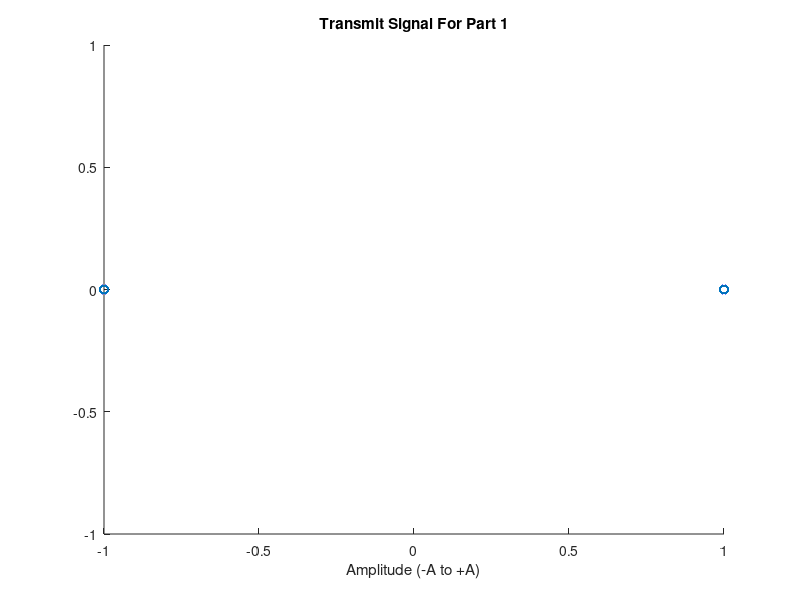
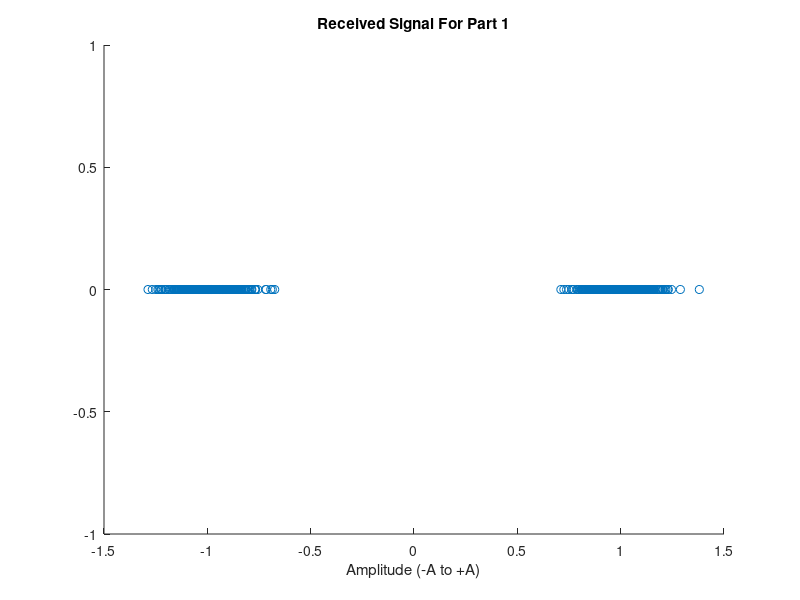
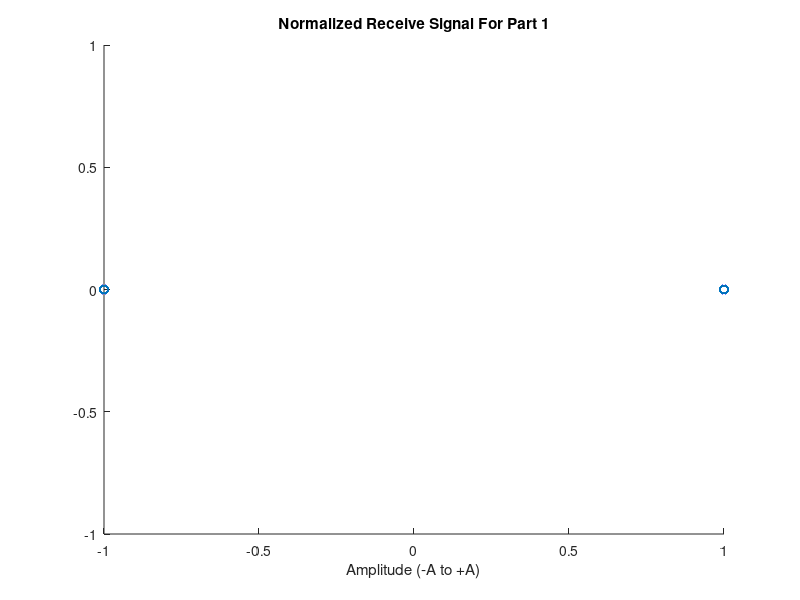

Write MATLAB code to recreate these figures, in order. (Note: this script raises an error after producing the figures.)
%%------------------------------------------------------------------------------
% Name        : EE321_Project_4.m
% Author(s)   : Kyle Bielby, Chris Lloyd, Stephen Epp, Philip Hubbe
% Class       : EE321 (Project 4)
% Due Date    : 2020-11-13
% Description : Data Classification using Matlab
% ------------------------------------------------------------------------------

%% Part 1 - (Fixed A) Working with received data (TX data + noise) for two data states

% Clear the workspace and console
clear; clc;

% Create transmit data
N = 1000;                      % Number of symbols to be transmitted
A = 1;                         % Data amplitude (relates to signal power)
var_n = 0.01;                  % Noise variance
x = A*(2*(randn(N,1)>0) - 1);  % Generates +A and -A randomly but equally likely

% Plot data on a scatter plot to visualize transmitted symbols
figure
scatter(x, zeros(size(x)))
title("Transmit Signal For Part 1")
xlabel("Amplitude (-A to +A)")

% Generate received signal as transmit signal + noise
n = randn(N,1)*sqrt(var_n); % Zero-mean Gaussian noise with variance var_n
r = x + n;                  % Received signal

% Plot data on a scatter plot to visualize received symbols
figure
scatter(r, zeros(size(r)))
title("Received Signal For Part 1")
xlabel("Amplitude (-A to +A)")

% % Visualize data with r = 0 CDL=> Needed?
% r = zeros(size(x));
% plot(r);

% Decision algorithm for receive signal value
r_norm = zeros(size(x));
for i = 1:1:N
    if r(i) > 0             % If positive
        r_norm(i) = A;
    else                    % If negative or 0
        r_norm(i) = -1 * A;
    end
end

% Plot normalized receive data
figure
scatter(r_norm, zeros(size(r_norm)))
title("Normalized Receive Signal For Part 1")
xlabel("Amplitude (-A to +A)")

% Error Characterization

% Find the number of incorrect guesses
incorrectReceive = 0;
for i = 1:1:N
    if x(i) ~= r_norm(i)
        incorrectReceive = incorrectReceive + 1;
    end
end

% Compute the probability of error
Pe = incorrectReceive / N

%% Part 2 - (Varied A) Working with received data (TX data + noise) for two data states

var_n = 0.01;  % Noise variance

for SNR_db = [-20:1:20]
    SNR = 10^(SNR_db/10);   % Calculate Linear SNR (X_db = 10*log(X))
    A = sqrt(SNR*var_n^2);  % Calculate value of A (SNR = (A^2)/(var_n^2))

    % Create transmit data
    x = A*(2*(randn(N,1)>0) - 1);  % Generates +A and -A randomly but equally likely

    % Generate received signal as transmit signal + noise
    n = randn(N,1)*sqrt(var_n); % Zero-mean Gaussian noise with variance var_n
    r = x + n;                  % Received signal

    % Decision algorithm for receive signal value
    r_norm = zeros(size(x));
    for i = 1:1:N
        if r(i) > 0             % If positive
            r_norm(i) = A;
        else                    % If negative or 0
            r_norm(i) = -1 * A;
        end
    end

    % Error Characterization

    % Find the number of incorrect guesses
    incorrectReceive = 0;
    for i = 1:1:N
        if x(i) ~= r_norm(i)
            incorrectReceive = incorrectReceive + 1;
        end
    end

    % Compute the probability of error
    Pe = incorrectReceive / N;

    % Add values to array
    PeValues(SNR_db - 9) = Pe;
    SNRValues(SNR_db - 9) = SNR_db;
end

% Plot Probablity of Error vs SNR
figure
scatter(SNRValues, PeValues)
title("Probablity of Error vs SNR")
xlabel("SNR (db)")
ylabel("Probablity of Error (Pe)")

%% Section 3.3
% for SNR_db = [-20:1:20]     % vary SNR from -20 db to 20 db
%     
% end

N = 1000;
A = 5;
x = A*((2*(randn(N,1)>0)) - 1); % Generates +A and -A; both equally likely
y = 2*(randn(N,1)>0) - 1;   % Generates 1 and -1; both equally
                            % this will be used to determine if
                            % if A is placed on the x-axis or the
                            % y axis

% place data points on the x-y axis
for i = 1:1:1000
    if y(i) == 1        % if y = 1 place on y-axis
        y(i) = x(i);
        x(i) = 0;
    elseif y(i) == -1   % if y = -1 place on x-axis
        y(i) = 0;
    end
end

% visualize modal data with four symbols with A = 5
figure;
scatter(x,y);
title("Four Symbols Modal Data with A = 5");

% test noise simulation
var_n = 0.01; % Noise variance
n = randn(N,1)*sqrt(var_n); % Zero-mean Gaussian noise with variance var_n
m = randn(N,1)*sqrt(var_n); % Zero-mean Gaussian noise with variance var_n
r = x + n; % Received signal
y = y + m; % create noise in y-axis

% visualize modal data with four symbols with A = 5 and transmission noise
figure;
scatter(r,y);
title("Four Symbol Modal Data with Noise Simulation")


% for N = [1000 5000] %select a large enough value of N for a smooth curve
%     for A = [0.01 1]  %TODO change to neeeded values
%         x = A*((2*(randn(N,1)>0)) - 1); % Generates +A and -A; both equally likely
%         y = 2*(randn(N,1)>0) - 1; % Generates 1 and -1; both equally
%                                      % this will be used to determine if
%                                      % if A is placed on the x-axis or the
%                                      % y axis
%
%
%     end
%
%
% end
